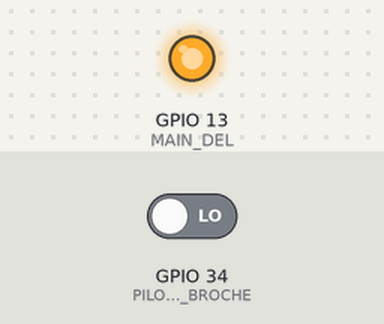
Simulated run of this sketch. Board: ESP8266 (NodeMCU). On the bench: output pins drawn as LEDs (lit = HIGH). The test bench sets the inputs (shaded band); at power-on: GPIO 34 (PILOTEENTREELIMITEBASSE_BROCHE) LOW.

Above: at 1.2 s.
1.3 s: GPIO 34 (PILOTEENTREELIMITEBASSE_BROCHE) driven HIGH
At 2.1 s:
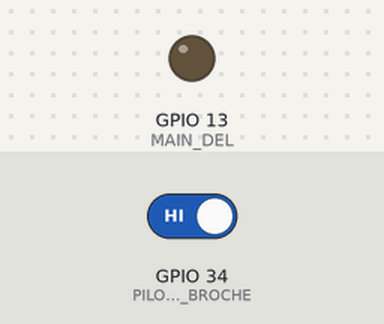
2.8 s: GPIO 34 (PILOTEENTREELIMITEBASSE_BROCHE) driven LOW
At 3.3 s:
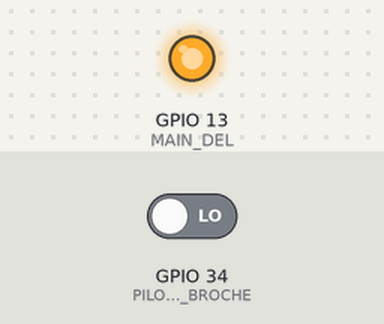
Timing chart, 0 to 5.8 s (numbered marks = the images above; inputs shaded):
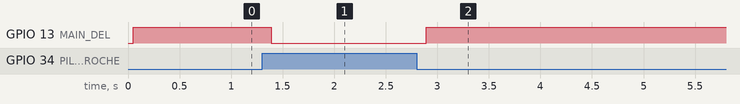

The sketch:

testeInterfaceLimiteBasse.ino
```cpp
//Programme: testeInterfaceLimiteBasse
//Historique:
// 2020-11-13, Yves Roy, creation


//INCLUSIONS
#include "main.h"
#include "piloteTicker.h"
#include "piloteEntreeLimiteBasse.h"
#include "serviceBaseDeTemps.h"
#include "interfaceLimiteBasse.h"

//Definitions privees
#define MAIN_DEL 13
#define MAIN_ALLUME 1
#define MAIN_ETEINT 0

//Declarations de fonctions privees:
void main_teste(void);
void main_initialise(void);

//Definitions de variables privees:
//pas de variables privees

//Definitions de fonctions privees:
void main_teste(void)
{
  if (interfaceLimiteBasse.etatDuModule == INTERFACELIMITEBASSE_MODULE_PAS_EN_FONCTION)
  {
    return;
  }
  if (interfaceLimiteBasse.etatDeLEntree == INTERFACELIMITEBASSE_ACTIVE)
  {
    digitalWrite(MAIN_DEL, MAIN_ALLUME);
    return;
  }
  digitalWrite(MAIN_DEL, MAIN_ETEINT);
}

void main_initialise(void)
{
  piloteTicker_initialise();
  piloteEntreeLimiteBasse_initialise();
  serviceBaseDeTemps_initialise();
  interfaceLimiteBasse_initialise();
}

//Definitions de variables publiques:
//pas de variables publiques

//Definitions de fonctions publiques:
void neFaitRien(void)
{
}

void setup()
{
  main_initialise();
  digitalWrite(MAIN_DEL, MAIN_ETEINT);
  pinMode(MAIN_DEL, OUTPUT);
  serviceBaseDeTemps_execute[MAIN_TEST_PHASE] = main_teste;
  piloteTicker_lanceLeTickerALaTouteFinDeSetup();
}

void loop()
{
}
```

interfaceLimiteBasse.h
```cpp
#ifndef INTERFACELIMITEBASSE_H
#define INTERFACELIMITEBASSE_H

//MODULE: interfaceLimiteBasse
//DESCRIPTION: pour s'interfacer avec un interrupteur de fin de course qui detecte
//la limite basse d'un deplacement
//L'etat de l'entree est lu periodiquement et les decisions rendues par rapport a
//son etat se basent sur un nombre minimum de lectures afin de reduire les risques
//d'erreurs causees par des rebondissements ou du bruit.
//La frequence INTERFACELIMITEBASSE_FREQUENCE_DES_LECTURES_EN_HZ des lectures
//du bouton doit etre un multiple de la frequence de la base de temps utilisee.
//Le nombre minimum de lectures est donne par
//INTERFACELIMITEBASSE_NOMBRE_MINIMUM_DE_LECTURES_PAR_DECISION

//HISTORIQUE:
// 2020-11-13, Yves Roy, creation à partir de interfaceLimiteBassePourSTM8

//DEFINITIONS REQUISES PAR LE MODULE:
//Dependances materielles
//(copiez et adaptez ce qui suit dans "main.h")
//#define INTERFACELIMITEBASSE_VALEUR_LUE_SI_ACTIVE  0
//#define INTERFACELIMITEBASSE_VALEUR_LUE_SI_INACTIVE 1
//#define INTERFACELIMITEBASSE_FREQUENCE_DES_LECTURES_EN_HZ  100
//#define INTERFACELIMITEBASSE_NOMBRE_MINIMUM_DE_LECTURES_PAR_DECISION 10

//Dependances logicielles
//(copiez et adaptez ce qui suit dans "main.h")
//#define INTERFACELIMITEBASSE_PHASE 0

//INFORMATION PUBLIQUE:
//Definitions publiques:
#define INTERFACELIMITEBASSE_MODULE_EN_FONCTION 1
#define INTERFACELIMITEBASSE_MODULE_PAS_EN_FONCTION 0
#define INTERFACELIMITEBASSE_INFORMATION_DISPONIBLE 1
#define INTERFACELIMITEBASSE_INFORMATION_TRAITEE 0
#define INTERFACELIMITEBASSE_INACTIVE 0
#define INTERFACELIMITEBASSE_ACTIVE  1
#define INTERFACELIMITEBASSE_INCONNUE 2

typedef struct LIMITEBASSE
{
  unsigned char etatDuModule;
  unsigned char information;
  unsigned char etatDeLEntree;
} INTERFACELIMITEBASSE;

//Fonctions publiques:
void interfaceLimiteBasse_initialise(void);

//Variables publiques:
extern INTERFACELIMITEBASSE interfaceLimiteBasse;

#endif
```

interfaceLimiteBasse.ino
```cpp
//interfaceLimiteBasse:
//Historique:
// 2020-11-13, Yves Roy, creation

//INCLUSIONS
#include "main.h"
#include "piloteEntreeLimiteBasse.h"
#include "serviceBaseDeTemps.h"
#include "interfaceLimiteBasse.h"

//Definitions privees
#define INTERFACELIMITEBASSE_COMPTE_MAXIMUM_AVANT_LECTURE  (\
  SERVICEBASEDETEMPS_FREQUENCE_EN_HZ/INTERFACELIMITEBASSE_FREQUENCE_DES_LECTURES_EN_HZ)
#define INTERFACELIMITEBASSE_COMPTE_INITIAL (\
  INTERFACELIMITEBASSE_NOMBRE_MINIMUM_DE_LECTURES_PAR_DECISION/2)

//Declarations de fonctions privees:
void interfaceLimiteBasse_gere(void);

//Definitions de variables privees:
unsigned int interfaceLimiteBasse_compteurAvantLecture;
unsigned int interfaceLimiteBasse_compteurAntiRebond;

//Definitions de fonctions privees:
void interfaceLimiteBasse_gere(void)
{
  interfaceLimiteBasse_compteurAvantLecture++;
  if (interfaceLimiteBasse_compteurAvantLecture < INTERFACELIMITEBASSE_COMPTE_MAXIMUM_AVANT_LECTURE)
  {
    return;
  }
  interfaceLimiteBasse_compteurAvantLecture = 0;
  if (piloteEntreeLimiteBasse_lit() == INTERFACELIMITEBASSE_VALEUR_LUE_SI_ACTIVE)
  {
    if (interfaceLimiteBasse_compteurAntiRebond ==
				INTERFACELIMITEBASSE_NOMBRE_MINIMUM_DE_LECTURES_PAR_DECISION)
    {
      return;
    }
    interfaceLimiteBasse_compteurAntiRebond++;
    if (interfaceLimiteBasse_compteurAntiRebond <
				INTERFACELIMITEBASSE_NOMBRE_MINIMUM_DE_LECTURES_PAR_DECISION)
    {
      return;
    }
    interfaceLimiteBasse.etatDuModule = INTERFACELIMITEBASSE_MODULE_EN_FONCTION;
    interfaceLimiteBasse.etatDeLEntree = INTERFACELIMITEBASSE_ACTIVE;
    interfaceLimiteBasse.information = INTERFACELIMITEBASSE_INFORMATION_DISPONIBLE;
    return;
  }
  if (interfaceLimiteBasse_compteurAntiRebond == 0)
  {
    return;
  }
  interfaceLimiteBasse_compteurAntiRebond--;
  if (interfaceLimiteBasse_compteurAntiRebond > 0)
  {
    return;
  }
  interfaceLimiteBasse.etatDuModule = INTERFACELIMITEBASSE_MODULE_EN_FONCTION;
  interfaceLimiteBasse.etatDeLEntree = INTERFACELIMITEBASSE_INACTIVE;
  interfaceLimiteBasse.information = INTERFACELIMITEBASSE_INFORMATION_DISPONIBLE;
}

//Definitions de variables publiques:
INTERFACELIMITEBASSE interfaceLimiteBasse;

//Definitions de fonctions publiques:
void interfaceLimiteBasse_initialise(void)
{
  interfaceLimiteBasse.etatDuModule = INTERFACELIMITEBASSE_MODULE_PAS_EN_FONCTION;
  interfaceLimiteBasse.information = INTERFACELIMITEBASSE_INFORMATION_TRAITEE;
  interfaceLimiteBasse.etatDeLEntree = INTERFACELIMITEBASSE_INCONNUE;
	interfaceLimiteBasse_compteurAvantLecture = 0;
  interfaceLimiteBasse_compteurAntiRebond = INTERFACELIMITEBASSE_COMPTE_INITIAL;
  serviceBaseDeTemps_execute[INTERFACELIMITEBASSE_PHASE] = interfaceLimiteBasse_gere;
}
```

main.h
```cpp
#ifndef MAIN_H
#define MAIN_H

//PROGRAMME: programme testeInterfaceLimiteBasse
//DESCRIPTION: Programme qui teste le fonctionnement du module interfaceLimiteBasse en allumant une DEL
//lorsque un interrupteur de fin de course est active et qui garde la DEL eteint quand l'interrupteur n'est
//pas active

//HISTORIQUE:
// 2020-11-13, Yves Roy: creation

//inclusions globales
#include <arduino.h>

//DEFINITIONS REQUISES PAR LE MODULE:
//Dependances materielles:
#define PILOTEENTREELIMITEBASSE_BROCHE 34
#define INTERFACELIMITEBASSE_VALEUR_LUE_SI_ACTIVE  0
#define INTERFACELIMITEBASSE_VALEUR_LUE_SI_INACTIVE 1
#define INTERFACELIMITEBASSE_FREQUENCE_DES_LECTURES_EN_HZ  100
#define INTERFACELIMITEBASSE_NOMBRE_MINIMUM_DE_LECTURES_PAR_DECISION 10


//Dependances logicielles:
#define PILOTETICKER_PERIODE_EN_MS 1.0
#define SERVICEBASEDETEMPS_NOMBRE_DE_PHASES 2
#define MAIN_TEST_PHASE 0
#define INTERFACELIMITEBASSE_PHASE 1

//INFORMATION PUBLIQUE:
//Definitions publiques:
//pas de definitions publiques

//Fonctions publiques:
void neFaitRien(void);

//Variables publiques:
//pas de variables publiques
#endif
```

piloteEntreeLimiteBasse.h
```cpp
#ifndef PILOTEENTREELIMITEBASSE_H
#define PILOTEENTREELIMITEBASSE_H

//MODULE: piloteEntreeLimiteBasse
//DESCRIPTION: pour permettre la lecture d'une entree
// 2020-11-13, Yves Roy, creation a partir de piloteEntreeLimiteBasse pour STM8

//DEFINITIONS REQUISES PAR LE MODULE:
//Dependances materielles
//(copiez et adaptez ce qui suit dans "main.h")
//#define PILOTEENTREELIMITEBASSE_BROCHE 34

//Dependances logicielles
//pas de dependances logicielles

//INFORMATION PUBLIQUE:
//Definitions publiques:
// pas de definitions publiques

//Fonctions publiques:
unsigned char piloteEntreeLimiteBasse_lit(void);
void piloteEntreeLimiteBasse_initialise(void);

//Variables publiques:
//pas de variables publiques

#endif
```

piloteEntreeLimiteBasse.ino
```cpp
//piloteEntreeLimiteBasse:
//Historique:
// 2020-11-13, Yves Roy, creation

//INCLUSIONS
#include "main.h"
#include "piloteEntreeLimiteBasse.h"

//Definitions privees
//pas de definitions privees

//Declarations de fonctions privees:
//pas de fonctions privees

//Definitions de variables privees:
//pas de variables privees

//Definitions de fonctions privees:
//pas de fonctions privees

//Definitions de variables publiques:
//pas de variables publiques

//Definitions de fonctions publiques:
unsigned char piloteEntreeLimiteBasse_lit(void)
{
  return digitalRead(PILOTEENTREELIMITEBASSE_BROCHE);
}

void piloteEntreeLimiteBasse_initialise(void)
{
	pinMode(PILOTEENTREELIMITEBASSE_BROCHE, INPUT);
}
```

piloteTicker.h
```cpp
#ifndef PILOTETICKER_H
#define PILOTETICKER_H

//MODULE: piloteTicker
//DESCRIPTION: pour permettre l'emploi d'un objet Ticker de la librairie ESP32
//HISTORIQUE:
// 2020-11-13, Yves Roy, creation

//DEFINITIONS REQUISES PAR LE MODULE:
//Dependances materielles
//(copiez et adaptez ce qui suit dans "main.h")
//pas de dependances materielles

//Dependances logicielles
//(copiez et adaptez ce qui suit dans "main.h")
//#define PILOTETICKER_PERIODE_EN_MS 1.0

//INFORMATION PUBLIQUE:
//Definitions publiques:
// pas de definitions publiques

//Fonctions publiques:
void piloteTicker_lanceLeTickerALaTouteFinDeSetup(void);
void piloteTicker_initialise(void);

//Variables publiques:
extern void (*piloteTicker_execute)(void);

#endif
```

piloteTicker.ino
```cpp
//piloteTicker:
//Historique:
// 2020-11-13, Yves Roy, creation

//INCLUSIONS
#include "main.h"
#include <Ticker.h>
#include "piloteTicker.h"

//Definitions privees
//pas de definitions privees

//Declarations de fonctions privees
//pas de fonctions privees

//Definitions de variables privees
Ticker piloteTicker_ticker;

//Definitions de fonctions privees
void piloteTicker_gereLeTicker(void)
{
  piloteTicker_execute();
}

//Definitions de variables publiques
void (*piloteTicker_execute)(void);

//Definitions de fonctions publiques:
void piloteTicker_lanceLeTickerALaTouteFinDeSetup(void)
{
  piloteTicker_ticker.attach_ms(PILOTETICKER_PERIODE_EN_MS, piloteTicker_gereLeTicker);
}
void piloteTicker_initialise(void)
{
  piloteTicker_execute = neFaitRien;
}
```

serviceBaseDeTemps.h
```cpp
#ifndef SERVICEBASEDETEMPS_H
#define SERVICEBASEDETEMPS_H

//MODULE: serviceBaseDeTemps
//DESCRIPTION: pour mettre en place un service d'appels periodiques de fonctions
//pointees par un tableau de pointeurs de fonctions. Le service met en place
//une base de temps qui reposent sur l'emploi du module Ticker qui est specifie
//dans le fichier main.h.

//HISTORIQUE:
// 2020-11-13, Yves Roy, creation

//DEFINITIONS REQUISES PAR LE MODULE:
//Dependances materielles
//(copiez et adaptez ce qui suit dans "main.h")
//pas de dependances materielles

//Dependances logicielles
//(copiez et adaptez ce qui suit dans "main.h")
//#define SERVICEBASEDETEMPS_NOMBRE_DE_PHASES 2

//INFORMATION PUBLIQUE:

//Definitions publiques:
#define SERVICEBASEDETEMPS_FREQUENCE_EN_HZ (1000.0/PILOTETICKER_PERIODE_EN_MS)

//Fonctions publiques:
void serviceBaseDeTemps_initialise(void);

//Variables publiques:
extern void (*serviceBaseDeTemps_execute[SERVICEBASEDETEMPS_NOMBRE_DE_PHASES])(void);

#endif
```

serviceBaseDeTemps.ino
```cpp
//serviceBaseDeTemps:
//Historique:
// 2018-12-14, Yves Roy, creation

//INCLUSIONS
#include "main.h"
#include "piloteTicker.h"
#include "serviceBaseDeTemps.h"

//Definitions privees
//pas de definitions privees

//Declarations de fonctions privees:
void serviceBaseDeTemps_neFaitRien(void);
void serviceBaseDeTemps_gere(void);

//Definitions de variables privees:
//pas de variables privees

//Definitions de fonctions privees:
void serviceBaseDeTemps_neFaitRien(void)
{
}

void serviceBaseDeTemps_gere(void)
{
unsigned char i;
  for (i = 0; i < SERVICEBASEDETEMPS_NOMBRE_DE_PHASES; i++)
  {
    serviceBaseDeTemps_execute[i]();
  }
}

//Definitions de variables publiques:
void (*serviceBaseDeTemps_execute[SERVICEBASEDETEMPS_NOMBRE_DE_PHASES])(void);

//Definitions de fonctions publiques:
void serviceBaseDeTemps_initialise(void)
{
unsigned char i;
  for (i = 0; i < SERVICEBASEDETEMPS_NOMBRE_DE_PHASES; i++)
  {
    serviceBaseDeTemps_execute[i] = serviceBaseDeTemps_neFaitRien;
  }
  piloteTicker_execute = serviceBaseDeTemps_gere;
}
```

Measured:
- after the input at 1.3 s, GPIO 13 (MAIN_DEL): HIGH → LOW after 0.09 s
- after the input at 2.8 s, GPIO 13 (MAIN_DEL): LOW → HIGH after 0.09 s
